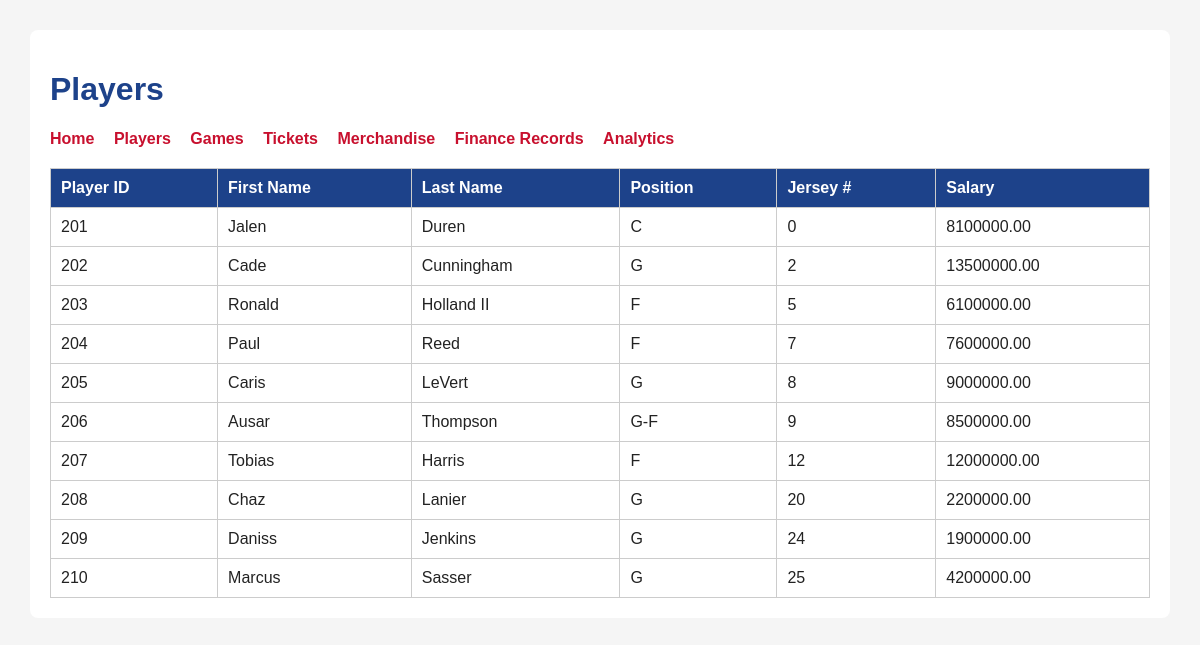
The app's page /app/players.php with its own data.
### tables this page shows
CREATE TABLE Players (
    player_id INT PRIMARY KEY,
    f_name VARCHAR(50) NOT NULL,
    l_name VARCHAR(50) NOT NULL,
    dob DATE NOT NULL,
    height DECIMAL(4,1) NOT NULL,
    weight INT NOT NULL,
    position VARCHAR(20) NOT NULL,
    jersey_num INT NOT NULL,
    salary DECIMAL(12,2) NOT NULL,
    contract_start DATE NOT NULL,
    contract_end DATE NOT NULL,
    CONSTRAINT chk_player_height CHECK (height > 0),
    CONSTRAINT chk_player_weight CHECK (weight > 0),
    CONSTRAINT chk_player_salary CHECK (salary >= 0),
    CONSTRAINT chk_player_contract_dates CHECK (contract_end >= contract_start)
);

### app/players.php (the view, shortened to what this page needs)
<?php
include("db_connect.php");
$result = $conn->query("SELECT * FROM Players");
?>
<!DOCTYPE html>
<html>
<head>
    <link rel="stylesheet" href="style.css">
</head>
<body>
<div class="container">
    <h1>Players</h1>
    <nav>
        <a href="index.php">Home</a>
        <a href="players.php">Players</a>
        <a href="games.php">Games</a>
        <a href="tickets.php">Tickets</a>
        <a href="merchandise.php">Merchandise</a>
        <a href="finance.php">Finance Records</a>
        <a href="analytics.php">Analytics</a>
    </nav>
    <table>
        <tr>
            <th>Player ID</th>
            <th>First Name</th>
            <th>Last Name</th>
            <th>Position</th>
            <th>Jersey #</th>
            <th>Salary</th>
        </tr>
        <?php while($row = $result->fetch_assoc()): ?>
        <tr>
            <td><?php echo $row["player_id"]; ?></td>
            <td><?php echo $row["f_name"]; ?></td>
            <td><?php echo $row["l_name"]; ?></td>
            <td><?php echo $row["position"]; ?></td>
            <td><?php echo $row["jersey_num"]; ?></td>
            <td><?php echo $row["salary"]; ?></td>
        </tr>
        <?php endwhile; ?>
    </table>
</div>
</body>
</html>

### app/style.css (style rules this page uses)
body { font-family: Arial, sans-serif; margin: 30px; background-color: #f5f5f5; color: #222; }
h1, h2 { color: #1d428a; }
nav { margin-bottom: 20px; }
nav a { margin-right: 15px; text-decoration: none; color: #c8102e; font-weight: bold; }
table { border-collapse: collapse; width: 100%; background-color: white; margin-top: 15px; }
th, td { border: 1px solid #ccc; padding: 10px; text-align: left; }
th { background-color: #1d428a; color: white; }
.container { background: white; padding: 20px; border-radius: 8px; }

### records on screen
players: player_id "201", f_name "Jalen", l_name "Duren", position "C", jersey_num "0", salary "8100000.00"
players: player_id "202", f_name "Cade", l_name "Cunningham", position "G", jersey_num "2", salary "13500000.00"
players: player_id "203", f_name "Ronald", l_name "Holland II", position "F", jersey_num "5", salary "6100000.00"
players: player_id "204", f_name "Paul", l_name "Reed", position "F", jersey_num "7", salary "7600000.00"
players: player_id "205", f_name "Caris", l_name "LeVert", position "G", jersey_num "8", salary "9000000.00"
players: player_id "206", f_name "Ausar", l_name "Thompson", position "G-F", jersey_num "9", salary "8500000.00"
players: player_id "207", f_name "Tobias", l_name "Harris", position "F", jersey_num "12", salary "12000000.00"
players: player_id "208", f_name "Chaz", l_name "Lanier", position "G", jersey_num "20", salary "2200000.00"
players: player_id "209", f_name "Daniss", l_name "Jenkins", position "G", jersey_num "24", salary "1900000.00"
players: player_id "210", f_name "Marcus", l_name "Sasser", position "G", jersey_num "25", salary "4200000.00"
